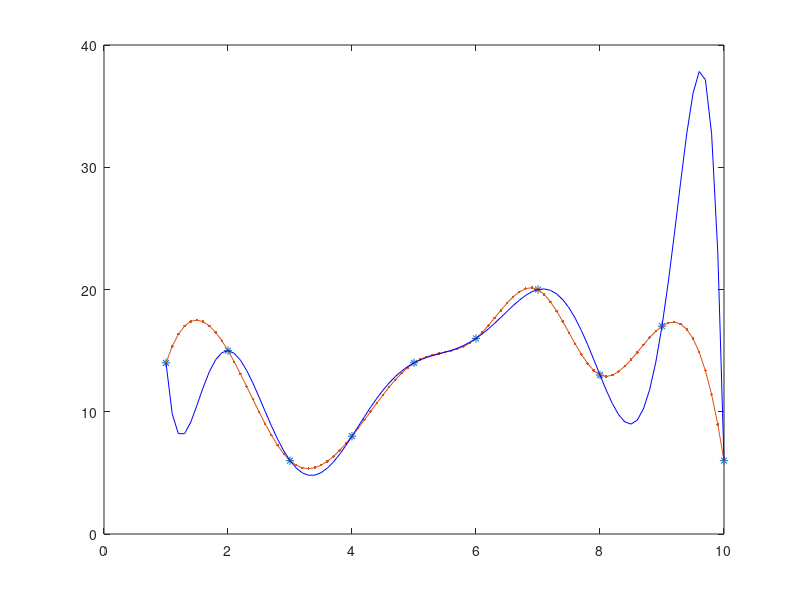

Write MATLAB code to recreate this figure.
x = 1 : 10
y = randi (20,1,10)
plot (x,y,'*')
%%
xx=1: 0.1:10;
yy= interp1(x, y,xx,"spline");
plot (x,y,'*',xx, yy,'.-')
%%
p=polyfit(x,y,9);
y1=polyval(p,xx);
hold on 
plot (xx,y1,'b')
hold off 
